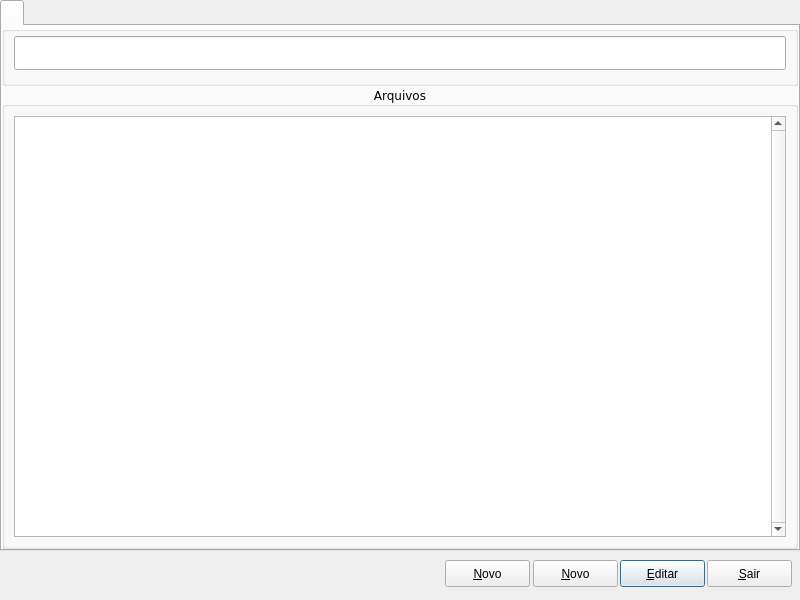
<?xml version="1.0" encoding="UTF-8"?>
<ui version="4.0">
 <class>Managerfiles</class>
 <widget class="QDialog" name="Managerfiles">
  <property name="geometry">
   <rect>
    <x>0</x>
    <y>0</y>
    <width>800</width>
    <height>600</height>
   </rect>
  </property>
  <property name="windowTitle">
   <string/>
  </property>
  <widget class="QTabWidget" name="tabWidget">
   <property name="geometry">
    <rect>
     <x>0</x>
     <y>0</y>
     <width>800</width>
     <height>551</height>
    </rect>
   </property>
   <property name="font">
    <font>
     <family>Verdana</family>
     <pointsize>8</pointsize>
    </font>
   </property>
   <property name="focusPolicy">
    <enum>Qt::NoFocus</enum>
   </property>
   <property name="currentIndex">
    <number>0</number>
   </property>
   <widget class="QWidget" name="tab">
    <attribute name="title">
     <string/>
    </attribute>
    <layout class="QGridLayout" name="gridLayout_2">
     <property name="leftMargin">
      <number>0</number>
     </property>
     <property name="topMargin">
      <number>0</number>
     </property>
     <property name="rightMargin">
      <number>0</number>
     </property>
     <property name="bottomMargin">
      <number>0</number>
     </property>
     <property name="spacing">
      <number>0</number>
     </property>
     <item row="1" column="0">
      <widget class="QGroupBox" name="groupBoxItens">
       <property name="font">
        <font>
         <family>Verdana</family>
         <pointsize>9</pointsize>
         <weight>50</weight>
         <bold>false</bold>
        </font>
       </property>
       <property name="title">
        <string>Arquivos</string>
       </property>
       <property name="alignment">
        <set>Qt::AlignCenter</set>
       </property>
       <layout class="QHBoxLayout" name="horizontalLayout_4">
        <item>
         <widget class="QRadTableViewSearch" name="tableViewSearch">
          <property name="font">
           <font>
            <family>Verdana</family>
            <pointsize>8</pointsize>
           </font>
          </property>
          <property name="focusPolicy">
           <enum>Qt::NoFocus</enum>
          </property>
          <property name="styleSheet">
           <string notr="true">selection-background-color: rgba(102, 176, 239, 75%); selection-color: rgb(255, 255, 255);</string>
          </property>
          <property name="verticalScrollBarPolicy">
           <enum>Qt::ScrollBarAlwaysOn</enum>
          </property>
          <property name="selectionBehavior">
           <enum>QAbstractItemView::SelectRows</enum>
          </property>
          <property name="sortingEnabled">
           <bool>true</bool>
          </property>
          <attribute name="horizontalHeaderMinimumSectionSize">
           <number>20</number>
          </attribute>
          <attribute name="verticalHeaderVisible">
           <bool>false</bool>
          </attribute>
          <attribute name="verticalHeaderMinimumSectionSize">
           <number>18</number>
          </attribute>
         </widget>
        </item>
       </layout>
      </widget>
     </item>
     <item row="0" column="0">
      <widget class="QGroupBox" name="groupBox_2">
       <property name="minimumSize">
        <size>
         <width>0</width>
         <height>60</height>
        </size>
       </property>
       <property name="maximumSize">
        <size>
         <width>16777215</width>
         <height>60</height>
        </size>
       </property>
       <property name="font">
        <font>
         <family>Verdana</family>
         <pointsize>9</pointsize>
         <weight>75</weight>
         <bold>true</bold>
        </font>
       </property>
       <property name="title">
        <string/>
       </property>
       <property name="alignment">
        <set>Qt::AlignHCenter|Qt::AlignTop</set>
       </property>
       <layout class="QHBoxLayout" name="horizontalLayout">
        <property name="spacing">
         <number>6</number>
        </property>
        <property name="leftMargin">
         <number>9</number>
        </property>
        <property name="topMargin">
         <number>0</number>
        </property>
        <property name="rightMargin">
         <number>9</number>
        </property>
        <property name="bottomMargin">
         <number>9</number>
        </property>
        <item>
         <widget class="QRadLineEditFakeEnter" name="lineEditSearch">
          <property name="minimumSize">
           <size>
            <width>0</width>
            <height>34</height>
           </size>
          </property>
          <property name="maximumSize">
           <size>
            <width>16777215</width>
            <height>34</height>
           </size>
          </property>
          <property name="font">
           <font>
            <family>Verdana</family>
            <pointsize>18</pointsize>
           </font>
          </property>
         </widget>
        </item>
       </layout>
      </widget>
     </item>
    </layout>
   </widget>
  </widget>
  <widget class="QPushButton" name="PshBtnEditar">
   <property name="geometry">
    <rect>
     <x>620</x>
     <y>560</y>
     <width>85</width>
     <height>27</height>
    </rect>
   </property>
   <property name="text">
    <string>&amp;Editar</string>
   </property>
  </widget>
  <widget class="QPushButton" name="PshBtnNovo">
   <property name="geometry">
    <rect>
     <x>533</x>
     <y>560</y>
     <width>85</width>
     <height>27</height>
    </rect>
   </property>
   <property name="text">
    <string>&amp;Novo</string>
   </property>
  </widget>
  <widget class="QPushButton" name="PshBtnSair">
   <property name="geometry">
    <rect>
     <x>707</x>
     <y>560</y>
     <width>85</width>
     <height>27</height>
    </rect>
   </property>
   <property name="text">
    <string>&amp;Sair</string>
   </property>
  </widget>
  <widget class="QPushButton" name="PshBtnRemover">
   <property name="geometry">
    <rect>
     <x>445</x>
     <y>560</y>
     <width>85</width>
     <height>27</height>
    </rect>
   </property>
   <property name="text">
    <string>&amp;Novo</string>
   </property>
  </widget>
 </widget>
 <customwidgets>
  <customwidget>
   <class>QRadTableViewSearch</class>
   <extends>QTableView</extends>
   <header location="global">qradtableviewsearch.h</header>
  </customwidget>
  <customwidget>
   <class>QRadLineEditFakeEnter</class>
   <extends>QLineEdit</extends>
   <header location="global">qradlineeditfakeenter.h</header>
  </customwidget>
 </customwidgets>
 <resources/>
 <connections/>
</ui>
